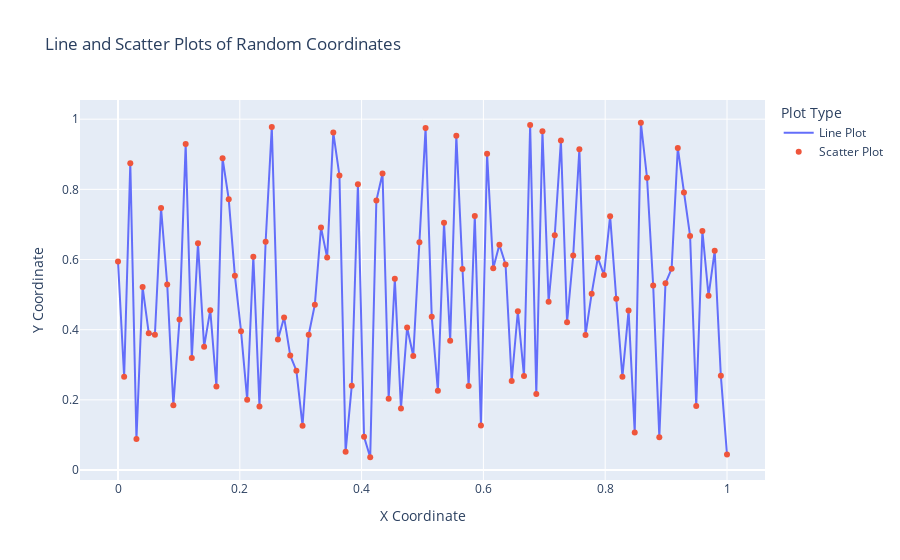

Notebook source saved alongside this figure:
### Markdown cell above
2. Write a program to draw line and scatter plots for random 100 x and y coordinates

### Code cell
def generate_random_data(num_points=100):
    
    
    """
    Description:
        Generates random x and y coordinates.
        
    Parameter:
        num_points (int): Number of random data points to generate. Default is 100.
        
    Returns:
        tuple: Two numpy arrays containing x and y coordinates.
    """
    
    
    x = np.linspace(0, 1, num_points)
    y = np.random.rand(num_points)
    return x, y



def plot_line_and_scatter(x, y):
    
    
    """
    Description:
        Generates a line plot and a scatter plot of x and y coordinates using Plotly.
        
    Parameter:
        x (np.ndarray): Array of x coordinates.
        y (np.ndarray): Array of y coordinates.
        
    Returns:
        None
    """
    
    
    fig = go.Figure()

    
    fig.add_trace(go.Scatter(x=x, y=y, mode='lines', name='Line Plot'))

   
    fig.add_trace(go.Scatter(x=x, y=y, mode='markers', name='Scatter Plot'))

    fig.update_layout(
        title="Line and Scatter Plots of Random Coordinates",
        xaxis_title="X Coordinate",
        yaxis_title="Y Coordinate",
        legend_title="Plot Type"
    )
    fig.show()



def main():

    x, y = generate_random_data()
    plot_line_and_scatter(x, y)


if __name__ == "__main__":
    main()
